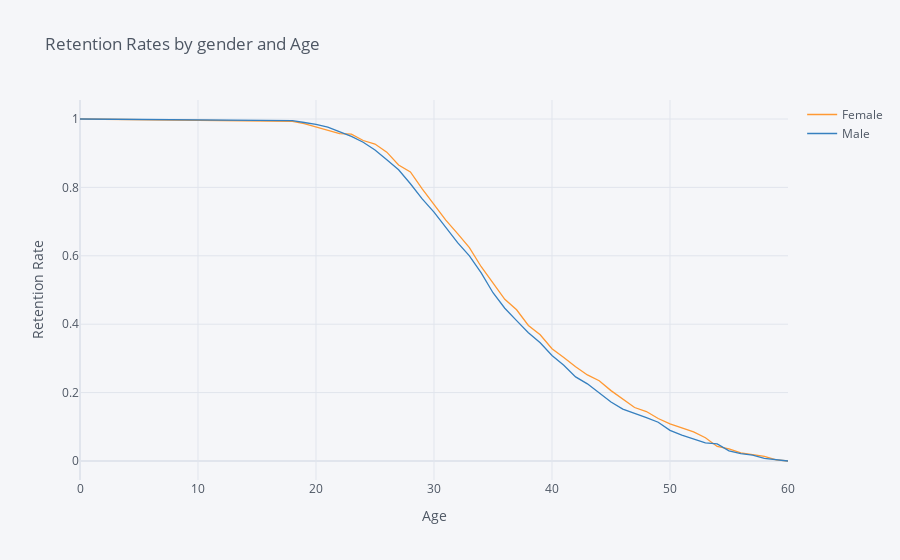

The cell this chart's notebook holds for it:
### Code cell
rates = survival(data, 'Gender','Age','DailyRate')
rates.iplot(kind='line', xTitle='Age', yTitle='Retention Rate',
            title='Retention Rates by gender and Age')

### Figure 1 — Plotly figure (JSON) as saved in the notebook; plotly's stock layout.template omitted (floating-point values rounded to 4 significant figures)
{"data": [{"line": {"color": "rgba(255, 153, 51, 1.0)", "dash": "solid", "shape": "linear", "width": 1.3}, "mode": "lines", "name": "Female", "text": "", "type": "scatter", "x": [0, 18, 19, 20, 21, 22, 23, 24, 25, 26, 27, 28, 29, 30, 31, 32, 33, 34, 35, 36, 37, 38, 39, 40, 41, 42, 43, 44, 45, 46, 47, 48, 49, 50, 51, 52, 53, 54, 55, 56, 57, 58, 59, 60], "y": [1, 0.9932, 0.9864, 0.9762, 0.966, 0.9575, 0.9558, 0.9371, 0.9269, 0.9031, 0.8656, 0.8452, 0.7959, 0.7517, 0.7041, 0.665, 0.6241, 0.568, 0.5221, 0.4728, 0.4422, 0.3963, 0.369, 0.3282, 0.3027, 0.2755, 0.2517, 0.2347, 0.2058, 0.1803, 0.1565, 0.1446, 0.1241, 0.1088, 0.09694, 0.08503, 0.06803, 0.04252, 0.03571, 0.02381, 0.01871, 0.01361, 0.003401, 0]}, {"line": {"color": "rgba(55, 128, 191, 1.0)", "dash": "solid", "shape": "linear", "width": 1.3}, "mode": "lines", "name": "Male", "text": "", "type": "scatter", "x": [0, 18, 19, 20, 21, 22, 23, 24, 25, 26, 27, 28, 29, 30, 31, 32, 33, 34, 35, 36, 37, 38, 39, 40, 41, 42, 43, 44, 45, 46, 47, 48, 49, 50, 51, 52, 53, 54, 55, 56, 57, 58, 59, 60], "y": [1, 0.9955, 0.9898, 0.9841, 0.9762, 0.9637, 0.949, 0.932, 0.9093, 0.881, 0.8515, 0.8107, 0.7664, 0.7279, 0.6814, 0.6383, 0.5998, 0.5499, 0.4921, 0.4467, 0.4104, 0.3753, 0.3458, 0.3084, 0.28, 0.246, 0.2256, 0.1995, 0.1723, 0.1519, 0.1406, 0.127, 0.1134, 0.08957, 0.07596, 0.06349, 0.05329, 0.04989, 0.02948, 0.02154, 0.01701, 0.007937, 0.003401, 0]}], "layout": {"legend": {"bgcolor": "#F5F6F9", "font": {"color": "#4D5663"}}, "paper_bgcolor": "#F5F6F9", "plot_bgcolor": "#F5F6F9", "title": {"font": {"color": "#4D5663"}, "text": "Retention Rates by gender and Age"}, "xaxis": {"gridcolor": "#E1E5ED", "showgrid": true, "tickfont": {"color": "#4D5663"}, "title": {"font": {"color": "#4D5663"}, "text": "Age"}, "zerolinecolor": "#E1E5ED"}, "yaxis": {"gridcolor": "#E1E5ED", "showgrid": true, "tickfont": {"color": "#4D5663"}, "title": {"font": {"color": "#4D5663"}, "text": "Retention Rate"}, "zerolinecolor": "#E1E5ED"}}}
